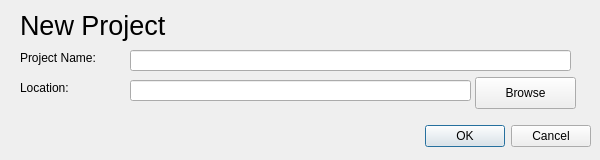
<?xml version="1.0" encoding="UTF-8"?>
<ui version="4.0">
 <class>New_Project_Dialog</class>
 <widget class="QDialog" name="New_Project_Dialog">
  <property name="geometry">
   <rect>
    <x>0</x>
    <y>0</y>
    <width>600</width>
    <height>160</height>
   </rect>
  </property>
  <property name="windowTitle">
   <string>Dialog</string>
  </property>
  <widget class="QDialogButtonBox" name="buttonBox">
   <property name="geometry">
    <rect>
     <x>250</x>
     <y>120</y>
     <width>341</width>
     <height>32</height>
    </rect>
   </property>
   <property name="orientation">
    <enum>Qt::Horizontal</enum>
   </property>
   <property name="standardButtons">
    <set>QDialogButtonBox::Cancel|QDialogButtonBox::Ok</set>
   </property>
  </widget>
  <widget class="QLabel" name="label_NewProject">
   <property name="geometry">
    <rect>
     <x>20</x>
     <y>10</y>
     <width>171</width>
     <height>31</height>
    </rect>
   </property>
   <property name="font">
    <font>
     <family>Arial</family>
     <pointsize>20</pointsize>
    </font>
   </property>
   <property name="text">
    <string>New Project</string>
   </property>
  </widget>
  <widget class="QLabel" name="label_ProjectName">
   <property name="geometry">
    <rect>
     <x>20</x>
     <y>50</y>
     <width>121</width>
     <height>16</height>
    </rect>
   </property>
   <property name="text">
    <string>Project Name:</string>
   </property>
  </widget>
  <widget class="QLabel" name="label_Location">
   <property name="geometry">
    <rect>
     <x>20</x>
     <y>80</y>
     <width>71</width>
     <height>16</height>
    </rect>
   </property>
   <property name="text">
    <string>Location:</string>
   </property>
  </widget>
  <widget class="QLineEdit" name="lineEdit_ProjectName">
   <property name="geometry">
    <rect>
     <x>130</x>
     <y>50</y>
     <width>441</width>
     <height>21</height>
    </rect>
   </property>
  </widget>
  <widget class="QLineEdit" name="lineEdit_Loaction">
   <property name="geometry">
    <rect>
     <x>130</x>
     <y>80</y>
     <width>341</width>
     <height>21</height>
    </rect>
   </property>
  </widget>
  <widget class="QPushButton" name="pushButton_Browse">
   <property name="geometry">
    <rect>
     <x>475</x>
     <y>77</y>
     <width>101</width>
     <height>32</height>
    </rect>
   </property>
   <property name="text">
    <string>Browse</string>
   </property>
  </widget>
 </widget>
 <resources/>
 <connections>
  <connection>
   <sender>buttonBox</sender>
   <signal>accepted()</signal>
   <receiver>New_Project_Dialog</receiver>
   <slot>accept()</slot>
   <hints>
    <hint type="sourcelabel">
     <x>248</x>
     <y>254</y>
    </hint>
    <hint type="destinationlabel">
     <x>157</x>
     <y>274</y>
    </hint>
   </hints>
  </connection>
  <connection>
   <sender>buttonBox</sender>
   <signal>rejected()</signal>
   <receiver>New_Project_Dialog</receiver>
   <slot>reject()</slot>
   <hints>
    <hint type="sourcelabel">
     <x>316</x>
     <y>260</y>
    </hint>
    <hint type="destinationlabel">
     <x>286</x>
     <y>274</y>
    </hint>
   </hints>
  </connection>
 </connections>
</ui>
